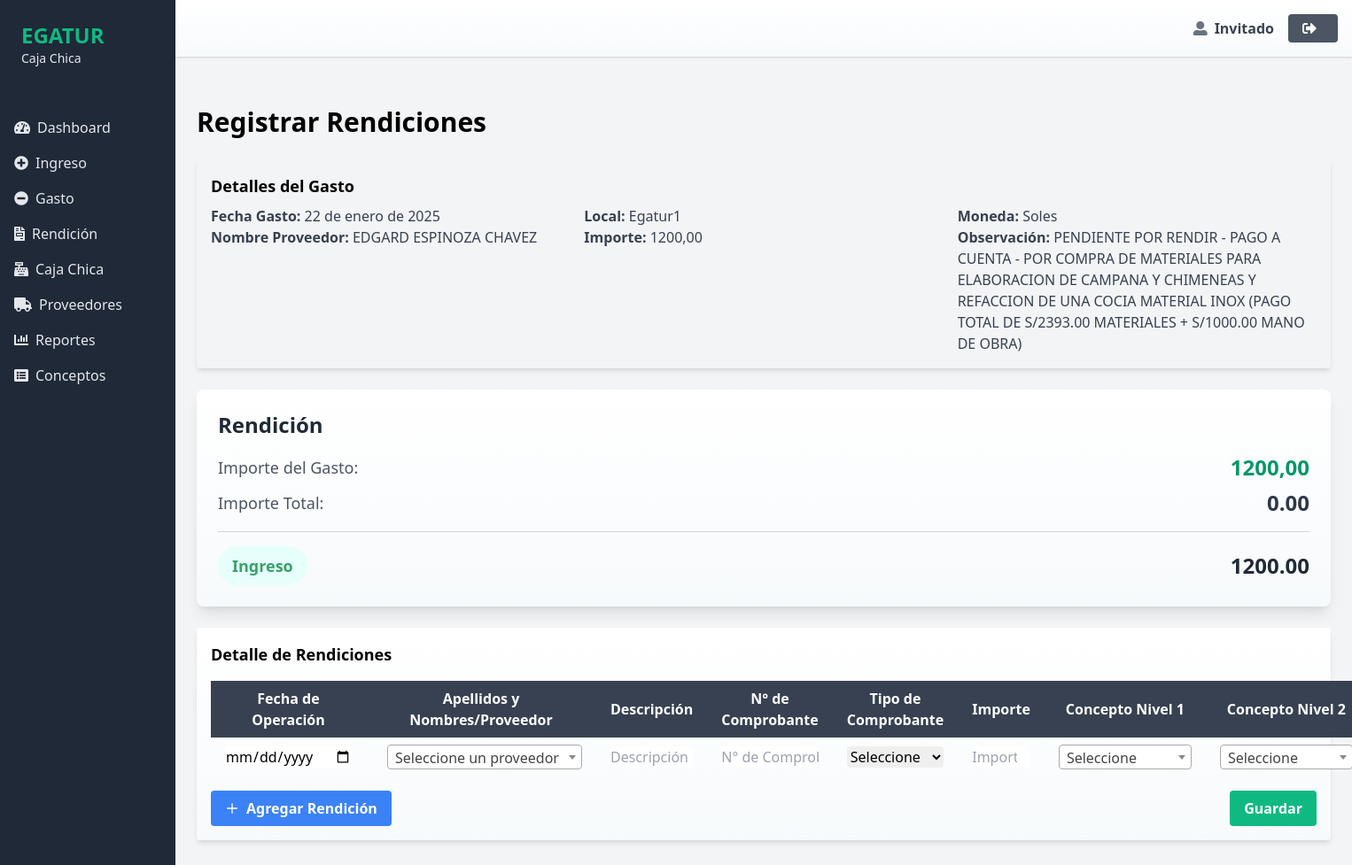
Page /rendiciones/103/ on the committed database.
### myapp/models.py (models this page shows, shortened)
class Gasto(models.Model):
    usuario_creador = models.ForeignKey(
        User,
        on_delete=models.SET_NULL,
        null=True,
        blank=True,
        related_name='gastos_creados'
    )
    fecha_registro = models.DateField(auto_now_add=True,blank=True, null=True)  # Esta l¨ªnea agregar¨¢ la fecha autom¨¢tica
    fecha_gasto = models.DateField(blank=True, null=True)
    concepto_nivel_1 = models.ForeignKey(Concepto, null=True, blank=True, related_name='nivel_1', on_delete=models.CASCADE)
    concepto_nivel_2 = models.ForeignKey(Concepto, null=True, blank=True, related_name='nivel_2', on_delete=models.CASCADE)
    concepto_nivel_3 = models.ForeignKey(Concepto, null=True, blank=True, related_name='nivel_3', on_delete=models.CASCADE)
    nombre_proveedor = models.ForeignKey(
        Proveedor,
        on_delete=models.SET_NULL,
        null=True,
        blank=True,
        related_name='gastos'
    )
    local = models.ForeignKey(Local, null=True, blank=True, on_delete=models.CASCADE, related_name='gastos_local')
    tipo_comprobante = models.CharField(max_length=50, null=True, blank=True)
    num_comprobante = models.CharField(max_length=80, null=True, blank=True)  # Campo agregado
    fecha_emision_comprobante = models.DateField(null=True, blank=True)  # Campo agregado
    numero_comprobante = models.CharField(max_length=80, null=True, blank=True)
    tipo_pago = models.CharField(max_length=50, null=True, blank=True)
    fecha_operacion = models.DateField(null=True, blank=True)
    codigo_operacion = models.CharField(max_length=50, null=True, blank=True)
    observacion = models.TextField(null=True, blank=True)
    importe = models.DecimalField(max_digits=10, decimal_places=2)
    moneda = models.CharField(max_length=50)
    rendido = models.BooleanField(default=False, null=True, blank=True)  # Nuevo campo agregado
    id_requerimiento = models.CharField(max_length=100, null=True, blank=True)  # Campo nuevo para identificar el requerimiento
    num_requerimiento = models.CharField(max_length=100, null=True, blank=True)  # Campo nuevo para identificar el requerimiento
    campo_area = models.CharField(
        max_length=50,
        choices=[
            ('Sistemas', 'Sistemas'),
            ('Academico', 'Academico'),
            ('Imagen', 'Imagen'),
            ('Gerencia', 'Gerencia'),
            ('Administracion', 'Administracion'),
            ('Marketing', 'Marketing'),
            ('Ventas', 'Ventas'),
        ],
        null=True,
        blank=True
    )
    campo_mes = models.CharField(
        max_length=20,
        choices=[
            ('Enero', 'Enero'),
            ('Febrero', 'Febrero'),
            ('Marzo', 'Marzo'),
            ('Abril', 'Abril'),
            ('Mayo', 'Mayo'),
            ('Junio', 'Junio'),
            ('Julio', 'Julio'),
            ('Agosto', 'Agosto'),
            ('Septiembre', 'Septiembre'),
            ('Octubre', 'Octubre'),
            ('Noviembre', 'Noviembre'),
            ('Diciembre', 'Diciembre'),
        ],
        null=True,
        blank=True
    )
    banco = models.ForeignKey(
        Banco,
        on_delete=models.SET_NULL,
        null=True,
        blank=True,
        related_name='gastos_banco'
    )
    prestamo = models.ForeignKey('Prestamo', null=True, blank=True, on_delete=models.SET_NULL, related_name='gastos')

class Proveedor(models.Model):
    ruc_dni = models.CharField(max_length=13, unique=True)
    razon_social = models.CharField(max_length=255)
    nombre_comercial = models.CharField(max_length=255, null=True, blank=True)
    telefono = models.CharField(max_length=15, null=True, blank=True)
    nombre_contacto = models.CharField(max_length=255, null=True, blank=True)  # Nombre del contacto principal
    def __str__(self):
        return self.nombre_comercial or self.razon_social

class Local(models.Model):
    nombre_local = models.CharField(max_length=255)
    def __str__(self):
        return self.nombre_local

### myapp/views.py (the view)
# urls.py: path('rendiciones/<int:gasto_id>/', registrar_rendiciones, name='registrar_rendiciones'),
def registrar_rendiciones(request, gasto_id):
    gasto = get_object_or_404(Gasto, id=gasto_id)
    concepto_nivel_1 = Concepto.objects.filter(nivel=1)
    concepto_nivel_2 = Concepto.objects.filter(nivel=2)
    concepto_nivel_3 = Concepto.objects.filter(nivel=3)
    proveedores = Proveedor.objects.all()  # Obtener todos los proveedores
    return render(request, 'gastosRendiciones.html', {
        'gasto': gasto,
        'conceptos_nivel_1': concepto_nivel_1,
        'conceptos_nivel_2': concepto_nivel_2,
        'conceptos_nivel_3': concepto_nivel_3,
        'proveedores': proveedores,  # Pasar proveedores al template
    })

### templates/gastosRendiciones.html (shortened to what this page needs)
{% extends 'base.html' %}
{% block content %}
    <link rel="stylesheet" href="https://cdnjs.cloudflare.com/ajax/libs/font-awesome/5.15.4/css/all.min.css">
<link href="https://cdn.jsdelivr.net/npm/tailwindcss@2.2.19/dist/tailwind.min.css" rel="stylesheet">
    <link href="https://cdn.jsdelivr.net/npm/select2@4.0.13/dist/css/select2.min.css" rel="stylesheet" />
<main class="container mx-auto py-8">
  <h2 class="text-3xl font-bold mb-6">Registrar Rendiciones</h2>
<div class="bg-gray-100 p-4 rounded shadow-md mb-6">
  <h3 class="text-lg font-bold mb-2">Detalles del Gasto</h3>
  <div class="grid grid-cols-3 gap-4">
    <div>
      <p class="text-gray-700"><strong>Fecha Gasto:</strong> {{ gasto.fecha_gasto }}</p>
      <p class="text-gray-700"><strong>Nombre Proveedor:</strong> {{ gasto.nombre_proveedor }}</p>
    </div>
    <div>
      <p class="text-gray-700"><strong>Local:</strong> {{ gasto.local }}</p>
      <p class="text-gray-700"><strong>Importe:</strong> {{ gasto.importe }}</p>
    </div>
    <div>
      <p class="text-gray-700"><strong>Moneda:</strong> {{ gasto.moneda }}</p>
      <p class="text-gray-700"><strong>Observación:</strong> {{ gasto.observacion }}</p>
    </div>
  </div>
</div>
    <div class="bg-white p-6 rounded-lg shadow-lg mb-6">
      <h3 class="text-2xl font-semibold text-gray-800 mb-4">Rendición</h3>
      <div class="flex items-center justify-between mb-2">
        <span class="text-gray-600 text-lg font-medium">Importe del Gasto:</span>
        <span class="text-green-600 text-2xl font-bold" id="importe-inicial"  data-importe="{{ gasto.importe }}">
        {{ gasto.importe|floatformat:2 }}
        </span>
      </div>
      <div class="flex items-center justify-between mb-4">
        <span class="text-gray-600 text-lg font-medium">Importe Total:</span>
        <span id="total-importe" class="text-green-600 text-2xl font-bold">
          0.00
        </span>
      </div>
      <hr class="border-gray-300 my-4">
      <div class="flex items-center justify-between">
        <span id="estado" class="text-lg font-bold rounded-full px-4 py-2 bg-blue-100 text-blue-600">
        </span>
        <span id="resultado" class="text-2xl font-semibold text-gray-800">
        </span>
      </div>
    </div>
    <div class="bg-white p-4 rounded shadow-md">
      <h3 class="text-lg font-bold mb-4">Detalle de Rendiciones</h3>
      <table class="min-w-full table-auto border-collapse mb-4">
        <thead class="bg-gray-700 text-white">
          <tr>
            <th class="px-4 py-2">Fecha de Operación</th>
            <th class="px-4 py-2">Apellidos y Nombres/Proveedor</th>
            <th class="px-4 py-2">Descripción</th>
            <th class="px-4 py-2">N° de Comprobante</th>
            <th class="px-4 py-2">Tipo de Comprobante</th>
            <th class="px-4 py-2">Importe</th>
            <th class="px-4 py-2">Concepto Nivel 1</th>
            <th class="px-4 py-2">Concepto Nivel 2</th>
          </tr>
        </thead>
        <tbody id="rendiciones-body" class="divide-y divide-gray-300">
          <tr class="hover:bg-gray-100">
            <td class="px-4 py-2"><input type="date" name="rendiciones[0][fecha_operacion]" class="w-full border-gray-300 rounded" required /></td>
        <td class="px-4 py-2">
            <div>
                <div class="flex items-center space-x-2">
                </div>
            </div>
        </td>
    <td class="px-4 py-2"><input type="text" name="rendiciones[0][descripcion]" class="w-full border-gray-300 rounded" placeholder="Descripción" /></td>
            <td class="px-4 py-2"><input type="text" name="rendiciones[0][numero_requerimiento]" class="w-full border-gray-300 rounded" placeholder="N° de Comprobante" required /></td>
      <td class="px-4 py-2">
        <select name="rendiciones[0][tipo_requerimiento]" class="w-full border-gray-300 rounded" required>
          <option value="">Seleccione</option>
        </select>
      </td>
      <td class="px-4 py-2"><input type="number" name="rendiciones[0][importe]" step="0.01" class="w-full border-gray-300 rounded importe-field" placeholder="Importe" required /></td>
            <td class="px-4 py-2">
            </td>
            <td class="px-4 py-2">
            </td>
          </tr>
        </tbody>
      </table>
      <div class="flex justify-between">
        <button id="add-row" type="button" class="bg-blue-500 hover:bg-blue-600 text-white font-bold py-2 px-4 rounded inline-flex items-center">
          <svg class="w-4 h-4 mr-2" fill="none" stroke="currentColor" stroke-width="2" viewBox="0 0 24 24" xmlns="http://www.w3.org/2000/svg">
            <path stroke-linecap="round" stroke-linejoin="round" d="M12 4v16m8-8H4"></path>
          </svg>
          Agregar Rendición
        </button>
        <button id="confirm-save" type="button" class="bg-green-500 hover:bg-green-600 text-white font-bold py-2 px-4 rounded">
            Guardar
        </button>
      </div>
    </div>
</main>
{% endblock %}

### templates/gastosRendiciones.html (style rules this page uses)
select { width: 200px; box-sizing: border-box; }
.bg-white { background: linear-gradient(to bottom, #ffffff, #f7fafc); }
#total-importe { color: #2d3748; transition: color 0.3s ease, font-size 0.3s ease; }
#estado.ingreso { background-color: #e6fffa; color: #38a169; }

### rows in the picture
Gasto: fecha_gasto "22 de enero de 2025", nombre_proveedor "EDGARD ESPINOZA CHAVEZ", local "Egatur1", importe "1200,00", moneda "Soles", observacion "PENDIENTE POR RENDIR - PAGO A CUENTA - POR COMPRA DE MATERIALES PARA ELABORACION DE CAMPANA Y CHIMENEAS Y REFACCION DE UNA COCIA MATERIAL INOX (PAGO TOTAL DE S/2393.00 MATERIALES + S/1000.00 MANO DE OBRA)"
